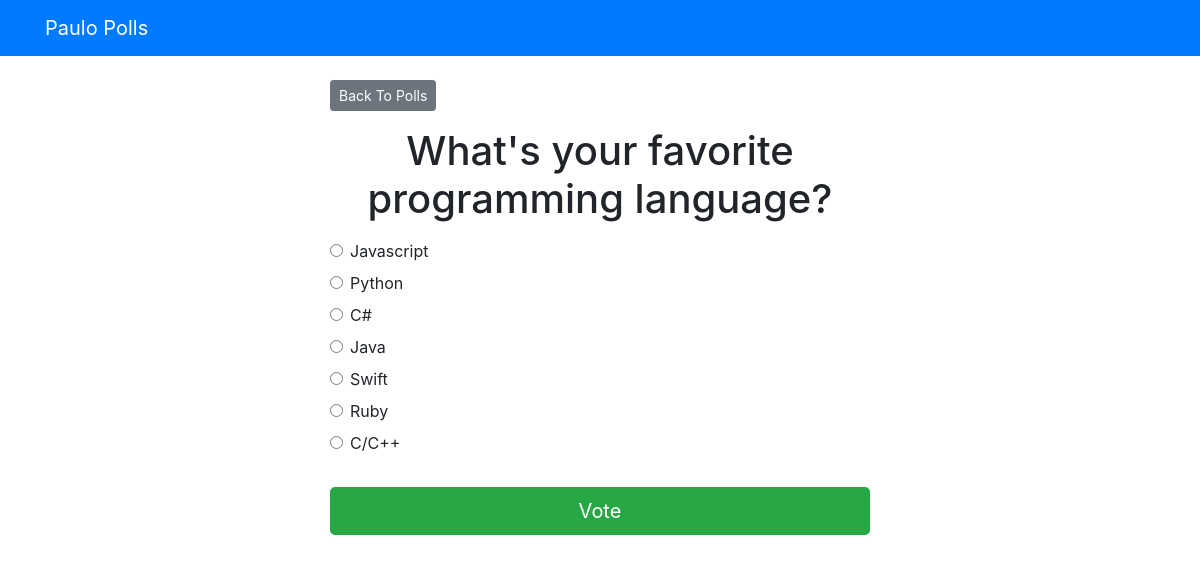
Page /polls/3/ on the committed database.
### polls/models.py (models this page shows, shortened)
class Question(models.Model):
    question_text = models.CharField(max_length=200)
    pub_date = models.DateTimeField('date published')

class Choice(models.Model):
    question = models.ForeignKey(Question, on_delete=models.CASCADE)
    choice_text = models.CharField(max_length=200)
    votes = models.IntegerField(default=0)

### polls/views.py (the view)
# urls.py: path('<int:pk>/', views.DetailView.as_view(), name='detail'),
class DetailView(generic.DetailView):
    model = Question
    template_name = 'polls/detail.html'
    def get_queryset(self):
        return Question.objects.filter(pub_date__lte=timezone.now())

### polls/templates/polls/detail.html (shortened to what this page needs)
{% extends 'base.html' %}
 {% block content %}
 <a class="btn btn-secondary btn-sm mb-3" href="{% url 'polls:index' %}">Back To Polls</a>
 <h1 class="text-center mb-3">{{ question.question_text }}</h1>
 <form action="{% url 'polls:vote' question.id %}" method="post">
     {% for choice in question.choice_set.all %}
         <div class="form-check">
             <input
                 type="radio"
                 name="choice"
                 class="form-check-input"
                 id="choice{{ forloop.counter }}"
                 value="{{ choice.id }}"
             />
             <label for="choice{{ forloop.counter }}">{{ choice.choice_text }}</label
             >
         </div>
     {% endfor %}
     <input type="submit" value="Vote" class="btn btn-success btn-lg btn-block mt-4" />
 </form>
 {% endblock %}

### rows in the picture
Question: question_text "What's your favorite programming language?"
Choice: choice_text "Javascript"
Choice: choice_text "Python"
Choice: choice_text "C#"
Choice: choice_text "Java"
Choice: choice_text "Swift"
Choice: choice_text "Ruby"
Choice: choice_text "C/C++"
